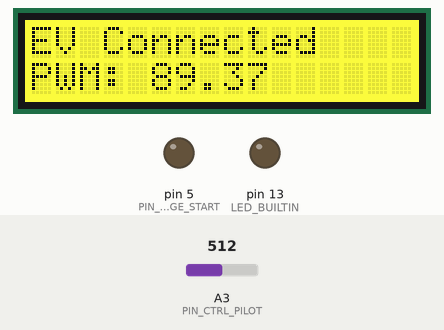
This sketch was run on a simulated Arduino Uno, built with avr-gcc and run on an emulated ATmega328P. Shown: 16×2 character LCD, output pins drawn as LEDs (lit = HIGH). The inputs (shaded band) are chosen by the test bench; at power-on: A3 (PIN_CTRL_PILOT) = 512.

Above: at 1.2 s.
1.3 s: A3 (PIN_CTRL_PILOT) set to 716
At 2.3 s:
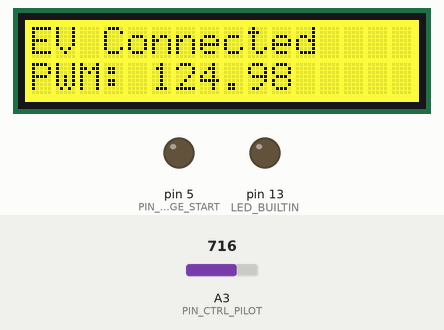
3.0 s: A3 (PIN_CTRL_PILOT) set to 900
At 3.5 s:
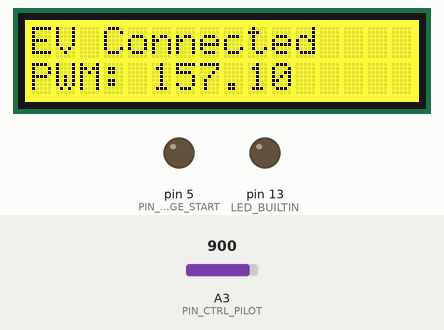
4.5 s: A3 (PIN_CTRL_PILOT) set to 1023
At 7.7 s:
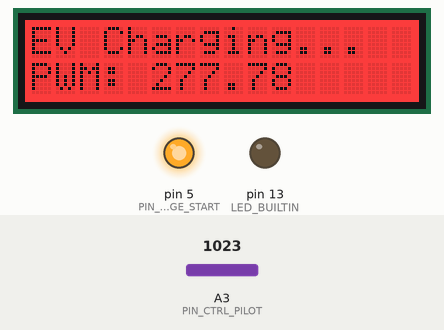
Timing chart, 0 to 22.5 s (numbered marks = the images above; inputs shaded):
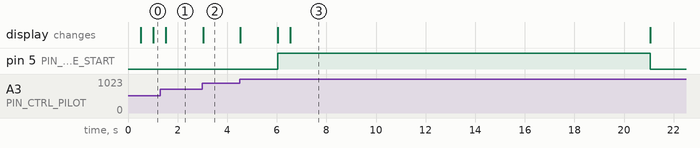

The sketch:

fw_tester_demo.ino
```cpp
#include <Adafruit_RGBLCDShield.h>

#define USE_SERIAL 0
#define USE_RGBLCD 1

// simulation settings
#define TIME_CONNECTED_MS   5000
#define TIME_CHARGING_MS    15000

// fixed parameters
// micro-controller
#define ANALOG_VREF         5
#define ADC_MAX_VALUE_F     1023.0
// charging system
#define DIODE_VOLTAGE_F     0.6
#define PILOT_DIVISION_K    3
// LCD: refresh rate
#define RGB_LCD_REFRESH_MS  500
// LCD: backlight colors
#define RGB_LCD_RED         0x1
#define RGB_LCD_YELLOW      0x3
#define RGB_LCD_GREEN       0x2
#define RGB_LCD_TEAL        0x6
#define RGB_LCD_BLUE        0x4
#define RGB_LCD_VIOLET      0x5
#define RGB_LCD_WHITE       0x7

// pin definitions
#define PIN_CHARGE_START    5
#define PIN_PROXIMITY       (A2)
#define PIN_CTRL_PILOT      (A3)

// type: state (for the state-machine)
typedef enum {
  IDLE,
  CONNECTED,
  CHARGING,
  FINISHED
} t_state;

// The shield uses the I2C SCL and SDA pins. On classic Arduinos
// this is Analog 4 and 5 so you can't use those for analogRead() anymore
// However, you can connect other I2C sensors to the I2C bus and share
// the I2C bus.
Adafruit_RGBLCDShield lcd = Adafruit_RGBLCDShield();

void setup() {
#if USE_SERIAL
  while(!Serial){;}
  Serial.begin(115200); // UART debug
#endif

#if USE_RGBLCD
  lcd.begin(16, 2); // LCD 16x2
  lcd.clear(); // also sets position to zero
#endif

  pinMode(LED_BUILTIN, OUTPUT);
  digitalWrite(LED_BUILTIN, LOW);
  pinMode(PIN_CHARGE_START, OUTPUT);
  digitalWrite(PIN_CHARGE_START, LOW);

  analogReference(DEFAULT); // https://www.arduino.cc/reference/en/language/functions/analog-io/analogreference/
}

void loop() {
  static unsigned long prevTime = 0;
  static unsigned long prevIdleTime = 0;
  static unsigned long prevConnTime = 0;
  static t_state status;
  static bool readyToCharge;
  float pilotVoltage;
  float fullscaleVoltage;
  float dutyCycle;

  // rescale what's read on the ADC input to the real (outside) voltage
  pilotVoltage = (analogRead(PIN_CTRL_PILOT) * ANALOG_VREF / ADC_MAX_VALUE_F) * PILOT_DIVISION_K;
  fullscaleVoltage = ((readyToCharge)? 6.0 : 9.0) - DIODE_VOLTAGE_F;
  dutyCycle = 100 * pilotVoltage / fullscaleVoltage;

  /*
  Serial.println(pilotVoltage);
  Serial.println(dutyCycle);
  delay(100);
  */

  if (millis() - prevTime > RGB_LCD_REFRESH_MS) {
    prevTime = millis();

    switch (status) {
      default:
        status = IDLE;
        readyToCharge = false;
      case IDLE:
#if USE_SERIAL
        Serial.println("No EV");
#endif
#if USE_RGBLCD
        lcd.clear(); // also sets position to zero
        lcd.setBacklight(RGB_LCD_VIOLET);
        lcd.print("No EV");
#endif
        if (pilotVoltage >= 0.1) {
          status = CONNECTED;
        }
        prevIdleTime = millis();
        readyToCharge = false;
        break;

      case CONNECTED:
#if USE_SERIAL
        Serial.println("EV Connected");
#endif
#if USE_RGBLCD
        lcd.clear(); // also sets position to zero
        lcd.setBacklight(RGB_LCD_YELLOW);
        lcd.print("EV Connected");
        lcd.setCursor(0,1); // second row
        lcd.print("PWM: ");
        lcd.print(dutyCycle);
#endif
        if (pilotVoltage < 0.1) {
          status = IDLE;
        }
        else if (millis() - prevIdleTime > TIME_CONNECTED_MS) {
          status = CHARGING;
        }
        prevConnTime = millis();
        readyToCharge = false;
        break;

      case CHARGING:
#if USE_SERIAL
        Serial.println("EV Charging...");
        Serial.println(dutyCycle);
#endif
#if USE_RGBLCD
        lcd.clear(); // also sets position to zero
        lcd.setBacklight(RGB_LCD_RED);
        lcd.print("EV Charging...");
        lcd.setCursor(0,1); // second row
        lcd.print("PWM: ");
        lcd.print(dutyCycle);
#endif
        if (pilotVoltage < 0.1) {
          status = IDLE;
        }
        else if (millis() - prevConnTime > TIME_CHARGING_MS) {
          status = FINISHED;
        }
        readyToCharge = true;
        break;

      case FINISHED:
#if USE_SERIAL
        Serial.println("Charge finished");
#endif
#if USE_RGBLCD
        lcd.clear(); // also sets position to zero
        lcd.setBacklight(RGB_LCD_GREEN);
        lcd.print("Charge finished!");
#endif
        if (pilotVoltage < 0.1) {
          status = IDLE;
        }
        readyToCharge = false;
        break;
    }
  }

  digitalWrite( PIN_CHARGE_START, (readyToCharge)? HIGH : LOW );
}
```

Measured:
- after the input at 1.3 s, the display: changes after 0.23 s (image 1)
- after the input at 3.0 s, the display: changes at once (image 2)
